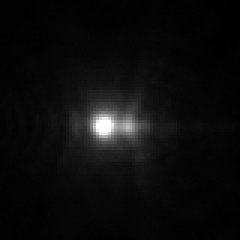
#> input picture xcube_data/p1_x50_x20_167us_mono12_80x80crop.png, 80 x 80 px (shown 3 times larger)
$ jupyter execute psf_book.ipynb   (shell and % lines are left out)
#> lines starting #> are read from the running program, lines starting #| are printed output that depends on the picture
### libmtf.py
import cv2
import numpy as np
from scipy.signal import savgol_filter
from scipy.ndimage import rotate
import PIL
import matplotlib.pyplot as plt
import math
from scipy.fft import fft, fftfreq, fftshift

def a(b):
    return b+1

def read_image(filename):
    image = cv2.imread(filename, cv2.IMREAD_GRAYSCALE)
#> image is the input picture: shape (80, 80); min 0, max 255, mean 12.2
    return image

class Point:
    def __init__(self, x, y):
        self.x = x
        self.y = y

class ROI:
    def __init__(self, ul, lr):
        self.ul = ul
        self.lr = lr

# get_roi
# [38 lines left out: functions get_roi, get_hamming, get_deriv1, get_centroid, not called in this run]

# get_polyfit
def get_polyfit(x, y, deg):
    p = np.polyfit(x, y, deg, full=False)
    return p

# [70 lines left out: functions get_fir2fix, project2, not called in this run]

### psf_book.ipynb
[cell 1]

import cv2
import numpy as np
from scipy.signal import savgol_filter
from scipy.ndimage import rotate
import PIL
import matplotlib.pyplot as plt
import math
from scipy.fft import fft, fftfreq, fftshift
from libmtf import read_image, Point, ROI, get_roi, get_hamming, get_deriv1, get_centroid, get_polyfit, get_fir2fix, project2

[cell 2]
def plot_images(image, title):
    plt.title(title)
    plt.imshow(image, "gray")
    plt.colorbar()

def step0_load_image(psf_image_filename):
    image = read_image(psf_image_filename)
    return image

def step1_get_psf(image, line_number, orientation):
    if orientation == "H":
        return image[line_number, :]
    else:
        return image[:, line_number]

def step9_get_mtf(psf):
    nn = psf.shape[0]
    freq = [i / nn for i in range(nn)]
    efl = 60
    px = 3.45

    lppd = px/efl/1000 * 180/3.14159
    freq = np.array(freq)/lppd
    freq = np.array(freq)

    mtf = abs(fft(psf))
    mtf = mtf/mtf.max()
    return mtf, freq

[cell 3]
psf_image_filename = "./xcube_data/p1_x50_x20_167us_mono12_80x80crop.png"
# psf_image_filename = "./xcube_data/s2_x50_x20_256us_80x80crop.png"


image = step0_load_image(psf_image_filename)
print(image.dtype)
#| uint8
# plot_images(image, "s2_x50_x20_256us.png")
plot_images(image, "p1_x50_x20_167us.png")
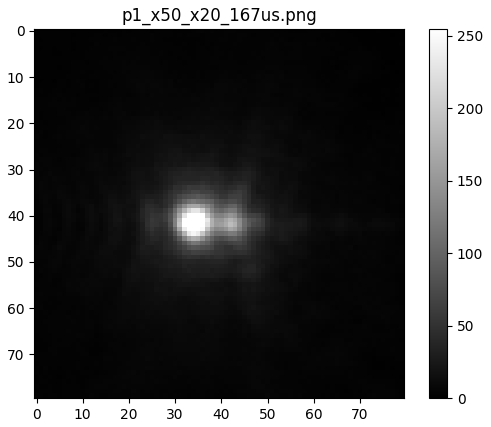
#> figure drawn by matplotlib, 2 panels

[cell 4]
psf_h = step1_get_psf(image, 42, "H")
#> psf_h = 80 values, max 255 at index 32, min 3 at index 0, mean 55.3
# psf_h = step1_get_psf(image, 38, "H")

psf_v = step1_get_psf(image, 33, "V")
#> psf_v = 80 values, max 255 at index 40, min 2 at index 0, mean 39.15
# psf_v = step1_get_psf(image, 34, "V")

plt.title("PSF in H and V directions")
plt.grid()
plt.plot(psf_h, label="H direction")
plt.plot(psf_v, label="V direction")
plt.legend()
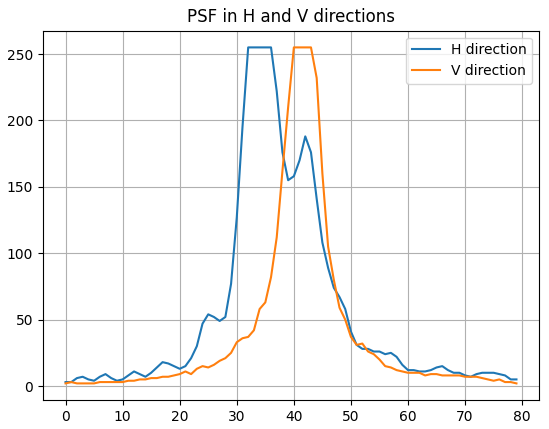
#> figure drawn by matplotlib, 1 panel; curve peaks at x = 32, y = 255; curve peaks at x = 40, y = 255

[cell 5]
mtf_h, freq_h = step9_get_mtf(psf_h)
#> in step9_get_mtf, `mtf = abs(fft(psf))`: mtf = 80 values, max 4424 at index 0, min 5.53 at index 36, mean 329.5
#> in step9_get_mtf, `mtf = mtf/mtf.max()`: mtf = 80 values, max 1 at index 0, min 0.00125 at index 36, mean 0.0745
#> mtf_h has the same summary as mtf in step9_get_mtf; freq_h = 80 values from 0 to 299.7
mtf_v, freq_v = step9_get_mtf(psf_v)
#> mtf_v = 80 values, max 1 at index 0, min 0.00331 at index 34, mean 0.095; freq_v = 80 values from 0 to 299.7

plt.grid(color='gray', linestyle='--', linewidth=1)

freq_numbers = 20
plt.title("MTF in H and V directions")
plt.plot(freq_h[0:freq_numbers], mtf_h[0:freq_numbers], label='MTF in H direction', linestyle='-')
plt.plot(freq_v[0:freq_numbers], mtf_v[0:freq_numbers], label='MTF in V direction', linestyle='-')

plt.legend()
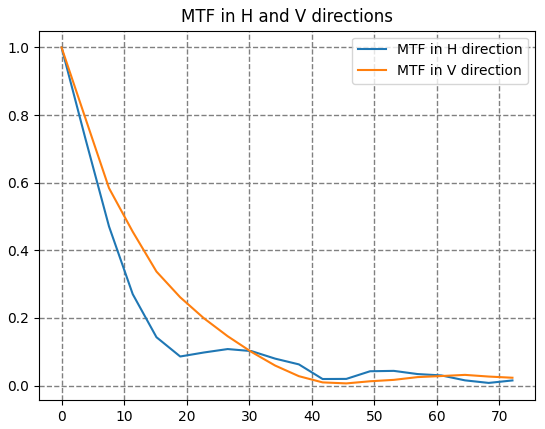
#> figure drawn by matplotlib, 1 panel; curve peaks at x = 0, y = 1; curve peaks at x = 0, y = 1

$ run again, with xcube_data/s2_x50_x20_256us_80x80crop.png copied over xcube_data/p1_x50_x20_167us_mono12_80x80crop.png
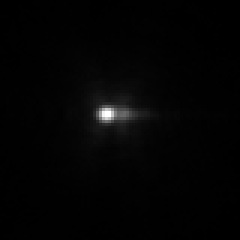
#> input picture xcube_data/s2_x50_x20_256us_80x80crop.png, 80 x 80 px (shown 3 times larger)
#> in read_image, image is the input picture: shape (80, 80); min 0, max 255, mean 3.7
#| uint8
#> `[cell 3] psf_image_filename = "./xcube_data/p1_x50_x20_167us_mono12_80..`:
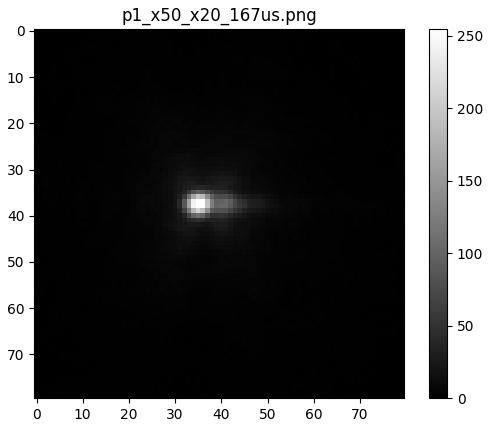
#> figure drawn by matplotlib, 2 panels
#> psf_h = 80 values, max 28 at index 40, min 0 at index 0, mean 6.91
#> psf_v = 80 values, max 163 at index 38, min 0 at index 0, mean 13.66
#> in step9_get_mtf, `mtf = abs(fft(psf))`: mtf = 80 values, max 553 at index 0, min 0.798 at index 35, mean 34.81
#> in step9_get_mtf, `mtf = mtf/mtf.max()`: mtf = 80 values, max 1 at index 0, min 0.00144 at index 35, mean 0.063
#> mtf_h has the same summary as mtf in step9_get_mtf; freq_h = 80 values from 0 to 299.7
#> mtf_v = 80 values, max 1 at index 0, min 0.000946 at index 38, mean 0.157; freq_v = 80 values from 0 to 299.7
#> `[cell 5] mtf_h, freq_h = step9_get_mtf(psf_h) mtf_v, freq_v = step9_ge..`:
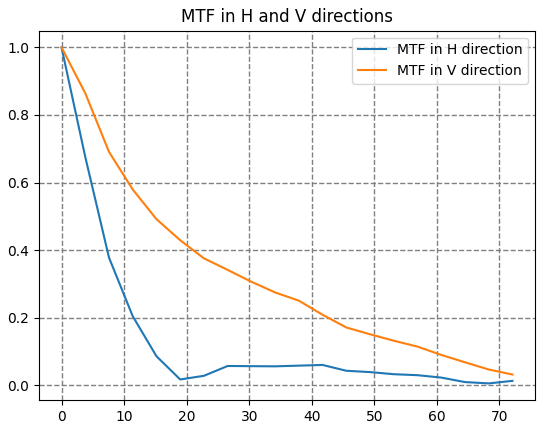
#> figure drawn by matplotlib, 1 panel; curve peaks at x = 0, y = 1; curve peaks at x = 0, y = 1

$ run again, with xcube_data/diff1.png copied over xcube_data/p1_x50_x20_167us_mono12_80x80crop.png
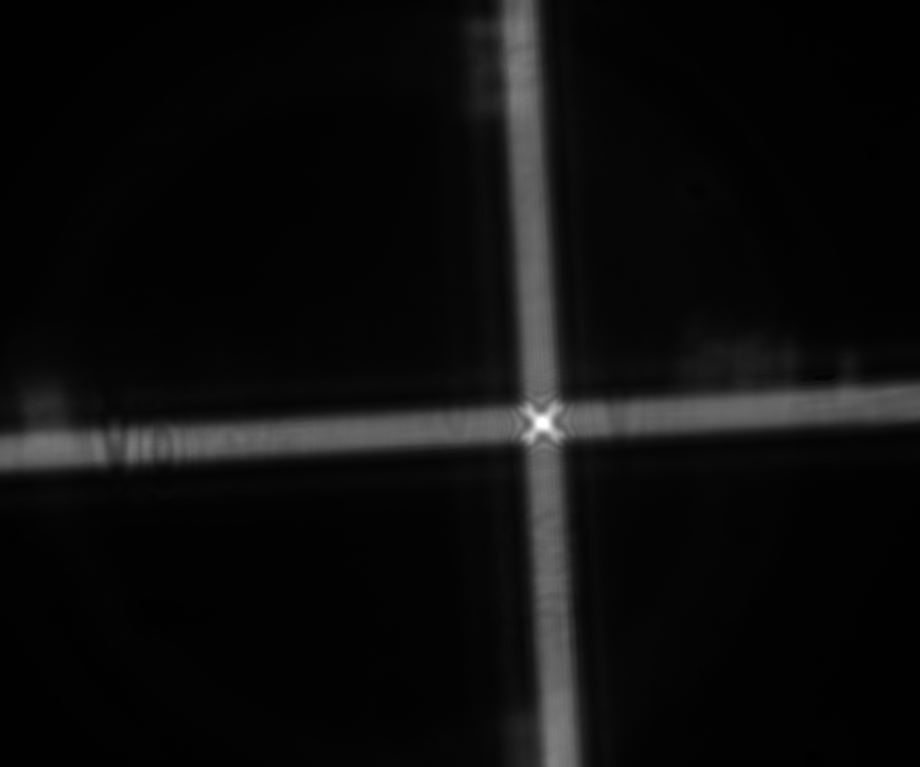
#> input picture xcube_data/diff1.png, 920 x 767 px, shrunk from 2464 x 2056 before the run
#> in read_image, image is the input picture: shape (767, 920); min 0, max 255, mean 12.8
#| uint8
#> `[cell 3] psf_image_filename = "./xcube_data/p1_x50_x20_167us_mono12_80..`:
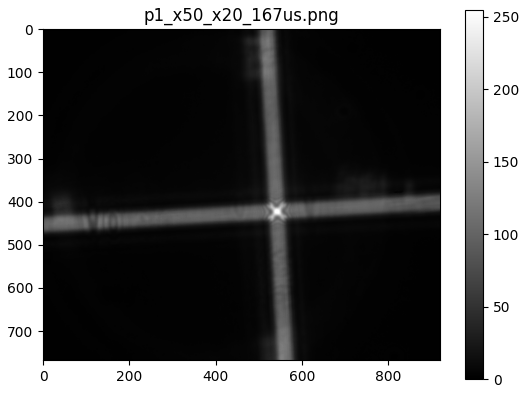
#> figure drawn by matplotlib, 2 panels
#> psf_h = 920 values, max 115 at index 522, min 1 at index 0, mean 7.86
#> psf_v = 767 values, max 113 at index 443, min 1 at index 0, mean 9.71
#> in step9_get_mtf, `mtf = abs(fft(psf))`: mtf = 920 values, max 7232 at index 0, min 0.536 at index 283, mean 138.9
#> in step9_get_mtf, `mtf = mtf/mtf.max()`: mtf = 920 values, max 1 at index 0, min 7.41e-05 at index 283, mean 0.0192
#> mtf_h has the same summary as mtf in step9_get_mtf; freq_h = 920 values from 0 to 303.2
#> mtf_v = 767 values, max 1 at index 0, min 3.64e-05 at index 338, mean 0.0186; freq_v = 767 values from 0 to 303.1
#> `[cell 5] mtf_h, freq_h = step9_get_mtf(psf_h) mtf_v, freq_v = step9_ge..`:
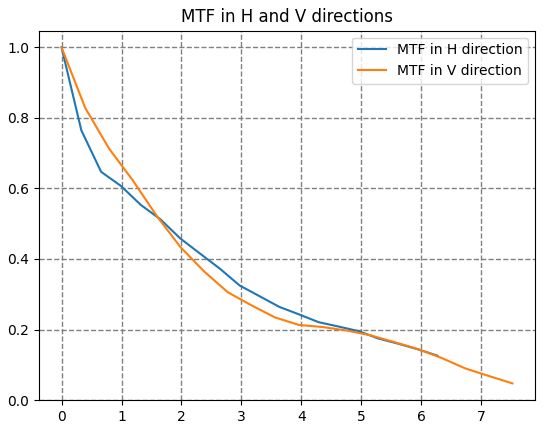
#> figure drawn by matplotlib, 1 panel; curve peaks at x = 0, y = 1; curve peaks at x = 0, y = 1
